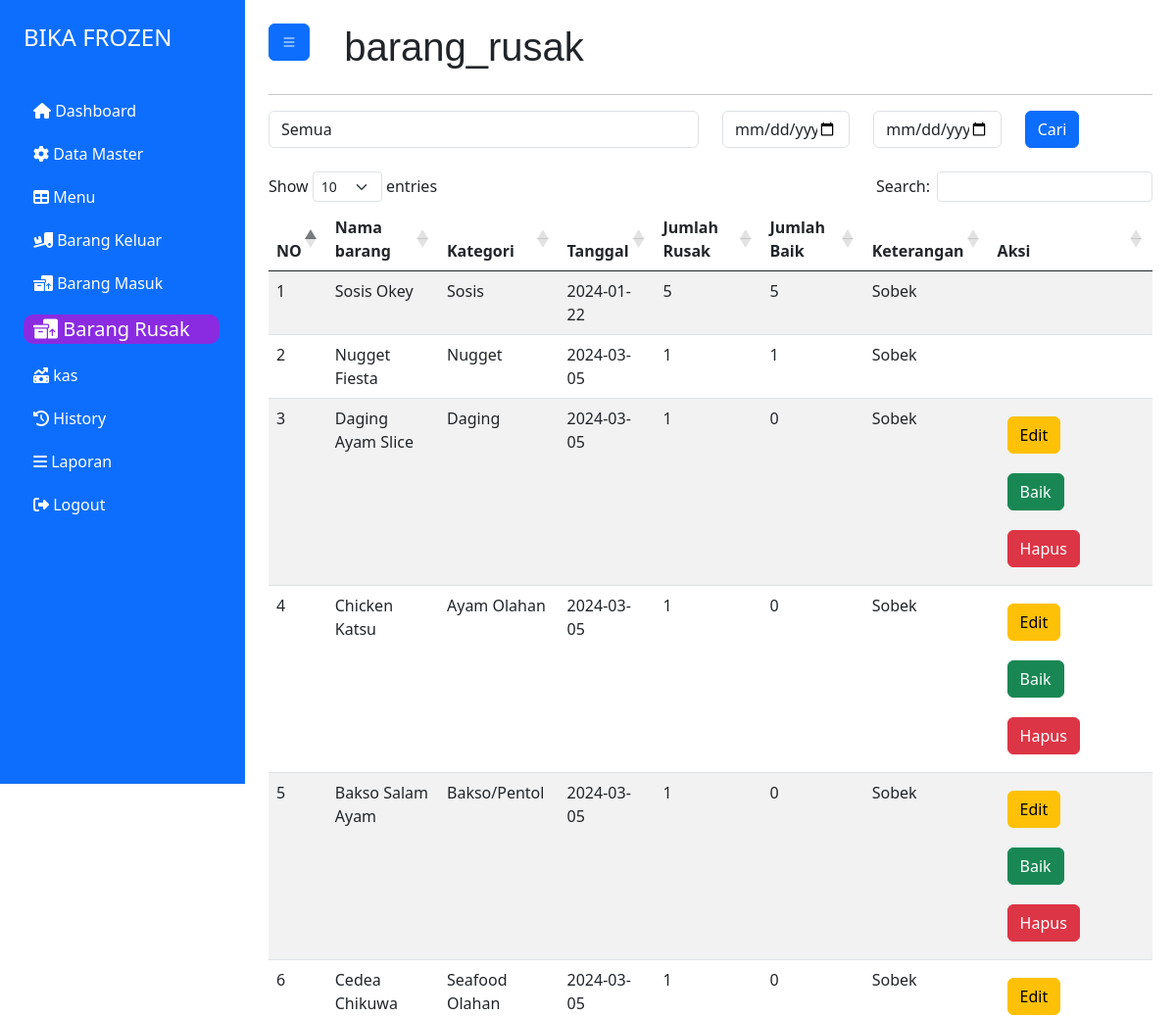
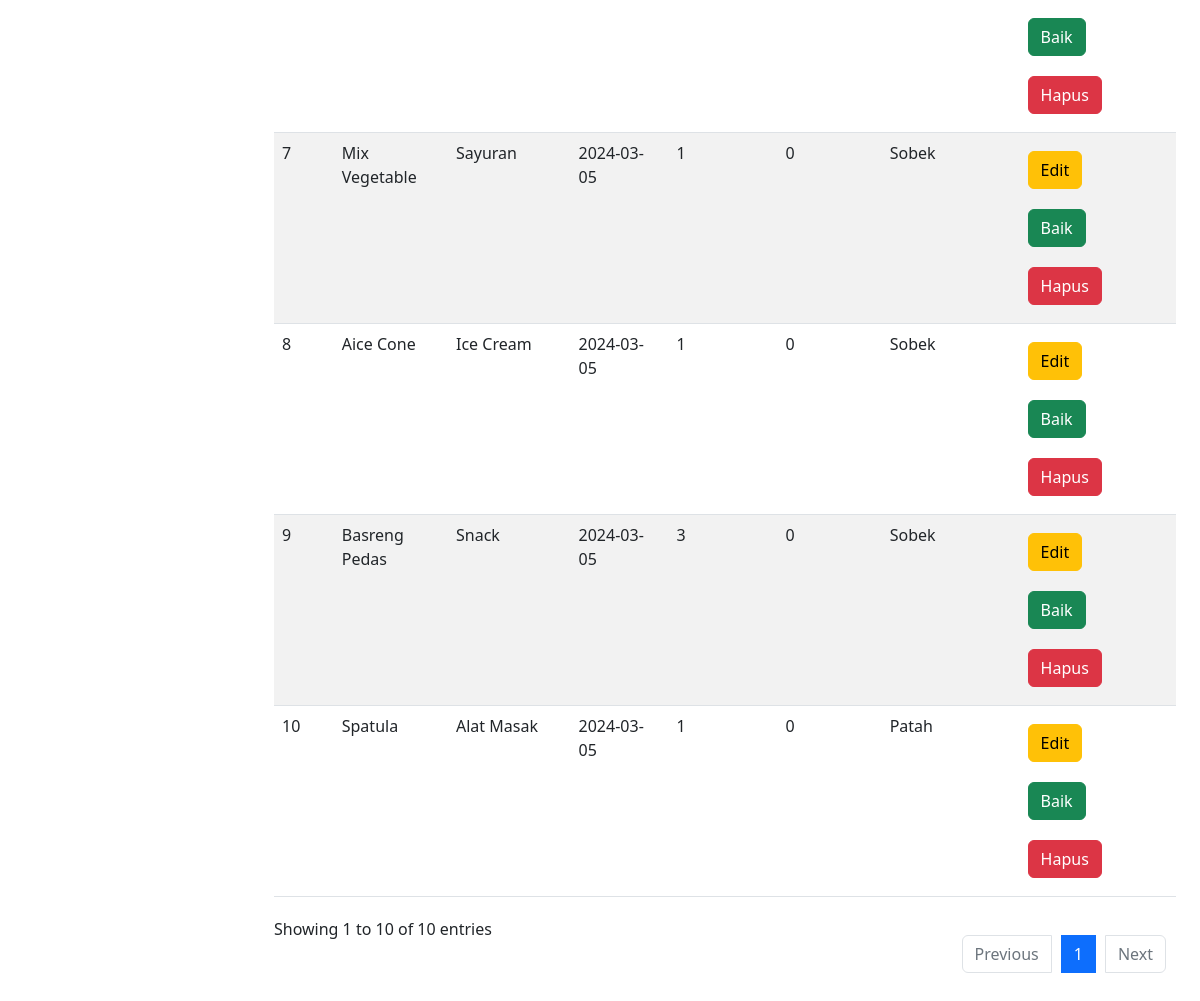
/index.php?page=barang_rusak (signed in), run on the app's committed database (2 pictures, top to bottom).
### tables this page shows
CREATE TABLE `kondisi_barang` (
  `id_kondisi` int(11) NOT NULL,
  `id_barang` int(11) NOT NULL,
  `total` int(11) NOT NULL,
  `jumlah_baik` int(11) NOT NULL,
  `tgl` date NOT NULL,
  `keterangan` text NOT NULL
);

CREATE TABLE `barang` (
  `id_barang` int(11) NOT NULL,
  `id_kategori` int(11) NOT NULL,
  `nm_barang` varchar(100) NOT NULL,
  `jumlah` int(10) NOT NULL,
  `foto` varchar(150) NOT NULL,
  `harga` varchar(20) NOT NULL
);

CREATE TABLE `kategori` (
  `id_kategori` int(11) NOT NULL,
  `nm_kategori` varchar(50) NOT NULL
);

### halaman/barang_rusak/list.php (the view, shortened to what this page needs)
<?php
    include "././koneksi.php";
    @$id_k = substr($_GET['id_kategori'],0,4);
    @$dari = $_GET['dari'];
    @$sampai = $_GET['sampai'];
    if(empty($dari) && empty($sampai)){
        if(empty($id_k)){
            $query = mysqli_query($koneksi,"SELECT * FROM `kondisi_barang` JOIN barang ON barang.id_barang = kondisi_barang.id_barang JOIN kategori ON kategori.id_kategori = barang.id_kategori");
        }else{
            $query = mysqli_query($koneksi,"SELECT * FROM `kondisi_barang` JOIN barang ON barang.id_barang = kondisi_barang.id_barang JOIN kategori ON kategori.id_kategori = barang.id_kategori WHERE barang.id_kategori = '$id_k'");
        }
    }
?>
<div class="row">
    <div class="col-12">
        <form action="" method="get">
            <div class="row">
                <div class="col-6">
                    <select name="id_kategori" class="form-control" id="">
                        <option value="">Semua</option>
                    </select>
                </div>
                <div class="col-2">
                    <input type="date" class="form-control" value="<?= $dari ?>" name="dari">
                </div>
                <div class="col-2">
                    <input type="date" class="form-control" value="<?= $sampai ?>" name="sampai">
                </div>
                <div class="col-2">
                    <button type="submit" class="btn btn-primary">Cari</button>
                </div>
            </div>
        </form>
    </div>
</div>
<div>
    <br>
    <table id="example" class="table table-striped" style="width:100%">
        <thead>
            <tr>
                <th>NO</th>
                <th>Nama barang</th>
                <th>Kategori</th>
                <th>Tanggal</th>
                <th>Jumlah Rusak</th>
                <th>Jumlah Baik</th>
                <th>Keterangan</th>
                <th>Aksi</th>
            </tr>
        </thead>
        <tbody>
            <?php
                $no = 1;
                while($row = mysqli_fetch_array($query)){
                    ?>
            <tr>
                <td><?= $no++ ?></td>
                <td><?= $row['nm_barang'] ?></td>
                <td><?= $row['nm_kategori'] ?></td>
                <td><?= $row['tgl'] ?></td>
                <td><?= $row['total'] ?></td>
                <td><?= $row['jumlah_baik'] ?></td>
                <td><?= $row['keterangan'] ?></td>
                <td>
                    <?php
                        if($row['jumlah_baik'] < $row['total']){
                            ?>
                    <a href="index.php?page=edit_barang_rusak&id=<?= $row['id_kondisi']?>"
                        class="btn btn-warning">Edit</a>
                    <a href="index.php?page=barang_baik&id=<?= $row['id_kondisi']?>" class="btn btn-success">Baik</a>
                    <a href="index.php?page=hapus_barang_rusak&id=<?= $row['id_kondisi']?>" class="btn btn-danger"
                        onclick="return confirm('Apakah anda yakin ingin menghapus ini ?')">Hapus</a>
                    <?php
                        }else if($row['jumlah_baik'] == $row['total']){
                        }else{
                            ?>
                    <a href="index.php?page=barang_baik&id=<?= $row['id_kondisi']?>" class="btn btn-success">Baik</a>
                    <?php
                        }
                    ?>
                </td>
            </tr>
            <?php
                }
            ?>
        </tbody>
    </table>
</div>

### index.php (style rules this page uses)
a { text-decoration: none; margin: 10px; }

### data on the page
kondisi_barang: id_barang.nm_barang "Sosis Okey", kategori.nm_kategori "Sosis", tgl "2024-01-22", total "5", jumlah_baik "5", keterangan "Sobek"
kondisi_barang: id_barang.nm_barang "Nugget Fiesta", kategori.nm_kategori "Nugget", tgl "2024-03-05", total "1", jumlah_baik "1", keterangan "Sobek"
kondisi_barang: id_barang.nm_barang "Daging Ayam Slice", kategori.nm_kategori "Daging", tgl "2024-03-05", total "1", jumlah_baik "0", keterangan "Sobek"
kondisi_barang: id_barang.nm_barang "Chicken Katsu", kategori.nm_kategori "Ayam Olahan", tgl "2024-03-05", total "1", jumlah_baik "0", keterangan "Sobek"
kondisi_barang: id_barang.nm_barang "Bakso Salam Ayam", kategori.nm_kategori "Bakso/Pentol", tgl "2024-03-05", total "1", jumlah_baik "0", keterangan "Sobek"
kondisi_barang: id_barang.nm_barang "Cedea Chikuwa", kategori.nm_kategori "Seafood Olahan", tgl "2024-03-05", total "1", jumlah_baik "0", keterangan "Sobek"
kondisi_barang: id_barang.nm_barang "Mix Vegetable", kategori.nm_kategori "Sayuran", tgl "2024-03-05", total "1", jumlah_baik "0", keterangan "Sobek"
kondisi_barang: id_barang.nm_barang "Aice Cone", kategori.nm_kategori "Ice Cream", tgl "2024-03-05", total "1", jumlah_baik "0", keterangan "Sobek"
kondisi_barang: id_barang.nm_barang "Basreng Pedas", kategori.nm_kategori "Snack", tgl "2024-03-05", total "3", jumlah_baik "0", keterangan "Sobek"
kondisi_barang: id_barang.nm_barang "Spatula", kategori.nm_kategori "Alat Masak", tgl "2024-03-05", total "1", jumlah_baik "0", keterangan "Patah"

### other printed values
$hal "barang_rusak"
